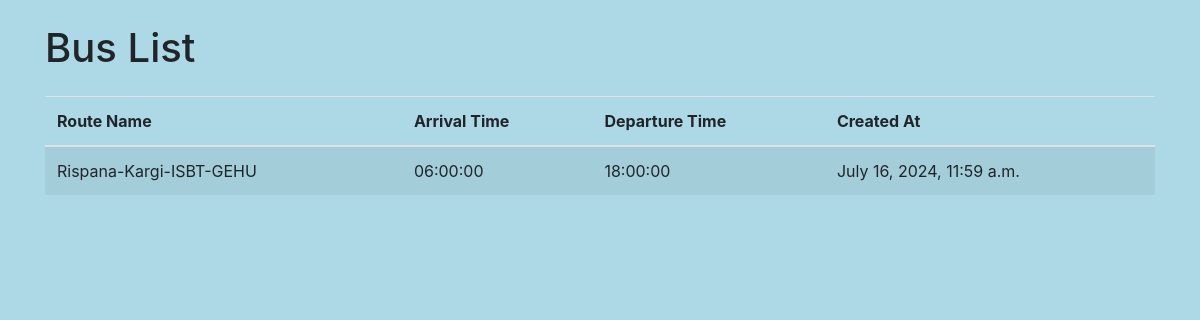
/busChart, run on the app's committed database.
### home/models.py (models this page shows, shortened)
class Bus(models.Model):
    route_name = models.CharField(max_length=200)
    arrival_time = models.CharField(max_length=8, choices=TIME_SLOTS)
    departure_time = models.CharField(max_length=8, choices=TIME_SLOTS)
    created_at = models.DateTimeField(default=timezone.now)

### home/views.py (the view)
# urls.py: path('busChart',views.busChart,name='busChart'),
def busChart(request):
  bus = Bus.objects.all()
  context = {'bus': bus}
  return render(request,'busChart.html',context)

### templates/busChart.html (shortened to what this page needs)
{% extends 'base.html' %}
{% block content %}
<h1 class="mt-4">Bus List</h1>
<table class="table table-striped mt-4">
    <thead>
        <tr>
            <th scope="col">Route Name</th>
            <th scope="col">Arrival Time</th>
            <th scope="col">Departure Time</th>
            <th scope="col">Created At</th>
        </tr>
    </thead>
    <tbody>
        {% for bus in bus %}
            <tr>
                <td>{{ bus.route_name }}</td>
                <td>{{ bus.arrival_time }}</td>
                <td>{{ bus.departure_time }}</td>
                <td>{{ bus.created_at }}</td>
            </tr>
        {% endfor %}
    </tbody>
</table>
{% endblock %}

### templates/busChart.html (style rules this page uses)
body { background-color: #add8e6; }

### data on the page
Bus: route_name "Rispana-Kargi-ISBT-GEHU", arrival_time "06:00:00", departure_time "18:00:00", created_at "July 16, 2024, 11:59 a.m."
